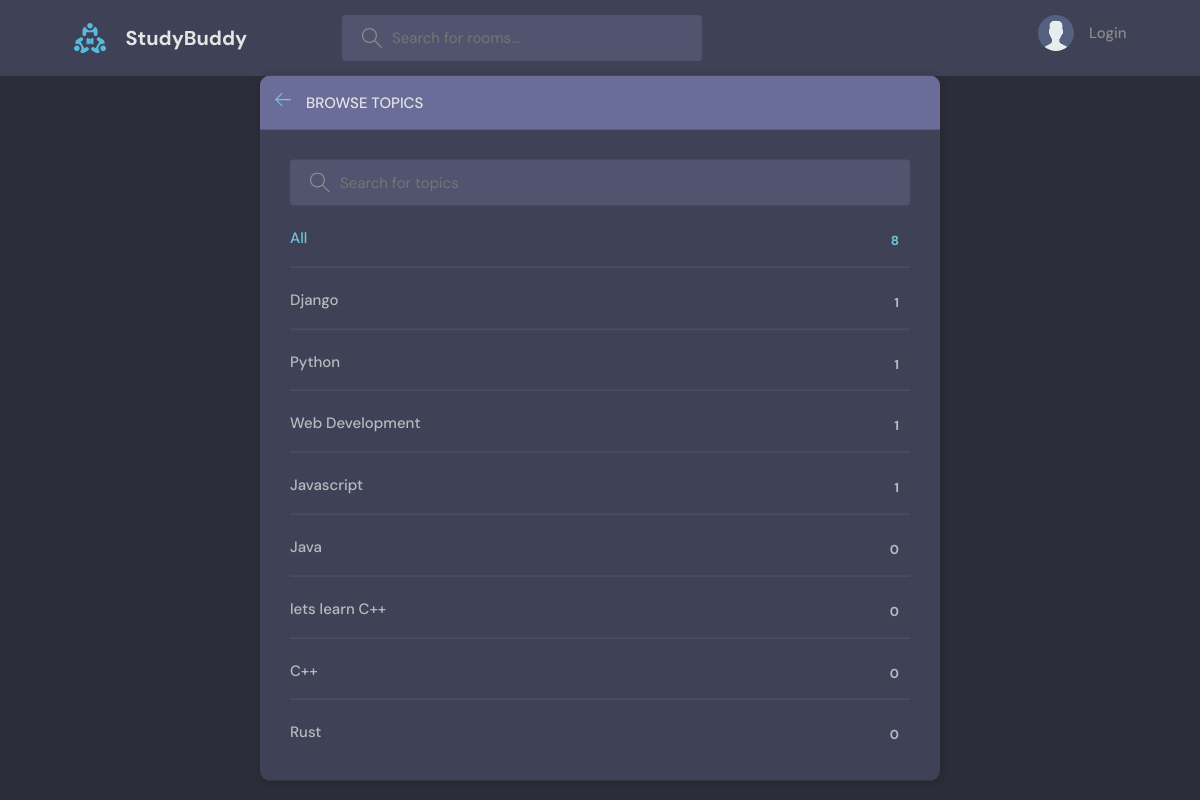
/topics/, run on an earlier commit of the app's database.
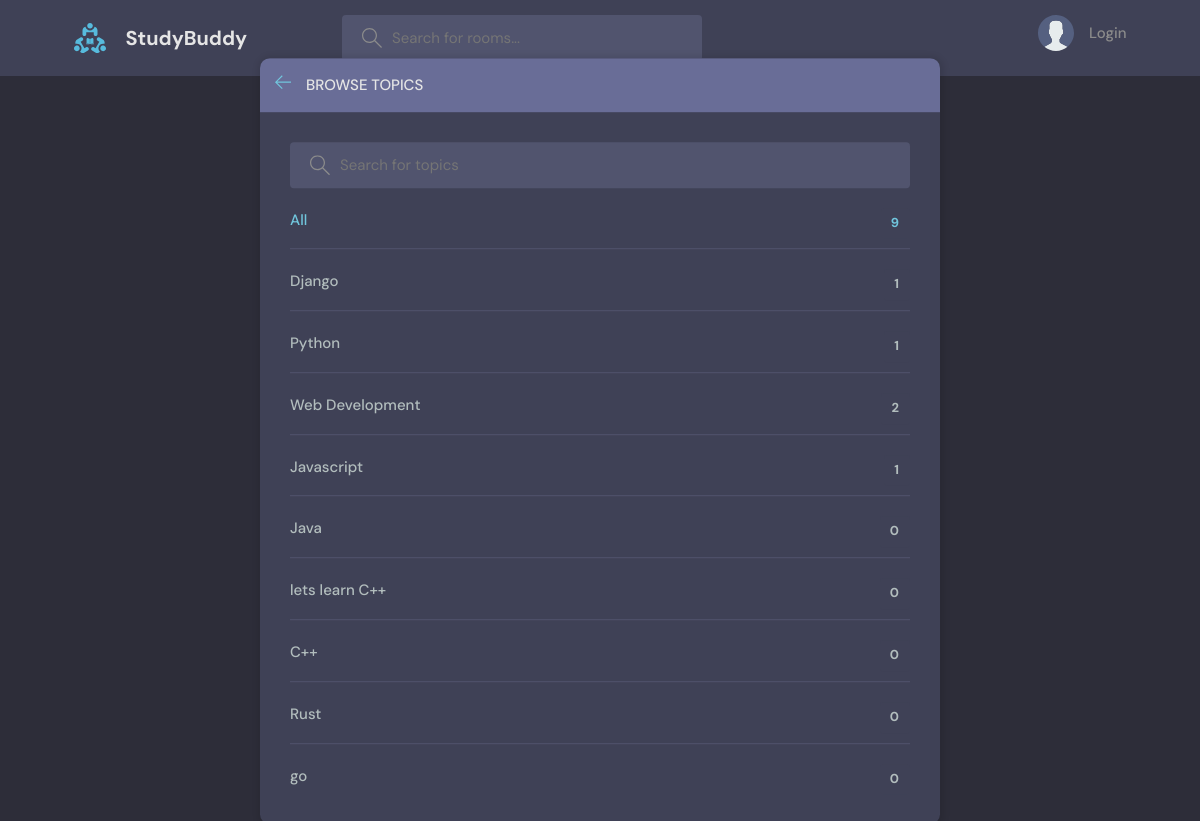
And on a later commit of the database.
### base/models.py (models this page shows, shortened)
class Topic(models.Model):
    name = models.CharField(max_length=200)

### base/views.py (the view)
# urls.py: path('topics/', views.topicsPage, name='topics'),
def topicsPage(request):
    q = request.GET.get('q') if request.GET.get('q') != None else ''
    topics = Topic.objects.filter(name__icontains=q)
    return render(request, 'base/topics.html', {'topics': topics})

### base/templates/base/topics.html (shortened to what this page needs)
{% extends 'main.html'%}
{% block content %}
  <main class="create-room layout">
      <div class="container">
        <div class="layout__box">
          <div class="layout__boxHeader">
            <div class="layout__boxTitle">
              <a href="{% url 'home' %}">
                <svg version="1.1" xmlns="http://www.w3.org/2000/svg" width="32" height="32" viewBox="0 0 32 32">
                  <title>arrow-left</title>
                  <path
                    d="M13.723 2.286l-13.723 13.714 13.719 13.714 1.616-1.611-10.96-10.96h27.625v-2.286h-27.625l10.965-10.965-1.616-1.607z"
                  ></path>
                </svg>
              </a>
              <h3>Browse Topics</h3>
            </div>
          </div>
          <div class="topics-page layout__body">
            <form class="header__search">
              <label>
                <input name='q' placeholder="Search for topics" />
              </label>
            </form>
            <ul class="topics__list">
              <li>
                <a href="{% url 'topics' %}" class="active">All <span>{{topics.count}}</span></a>
              </li>
              {% for topic in topics %}
              <li>
                <a href="{% url 'home' %}?q={{topic.name}}">{{topic.name}} <span>{{topic.room_set.count}}</span></a>
              </li>
              {% endfor %}
            </ul>
          </div>
        </div>
      </div>
    </main>
    {% endblock %}

What changed in the data, as far as the page shows it:
computed for Topic "Web Development": room_set.count "1" → "2"
added Topic: name "go", room_set.count "0"
Also different on the page:
{{ topics.count }}: "8" → "9"
